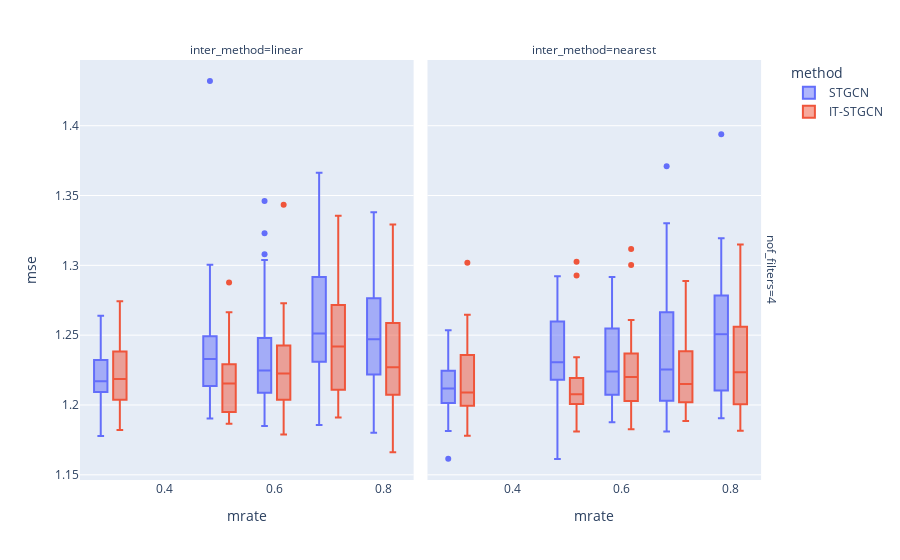

Notebook code cell kept with this figure:
### Markdown cell above
## Random

### Code cell
data.query("method!='GNAR' and mtype =='rand'").plot.box(backend='plotly',x='mrate',color='method',y='mse',facet_col='inter_method',facet_row='nof_filters',height=600)

### Figure 1 — Plotly figure (JSON) as saved in the notebook; plotly's stock layout.template omitted (floating-point values rounded to 4 significant figures; data arrays with more than 128 entries replaced by an {"elided": "..."} marker saying what was removed)
{"data": [{"alignmentgroup": "True", "hovertemplate": "method=STGCN<br>nof_filters=4<br>inter_method=linear<br>mrate=%{x}<br>mse=%{y}<extra></extra>", "legendgroup": "STGCN", "marker": {"color": "#636efa"}, "name": "STGCN", "notched": false, "offsetgroup": "STGCN", "orientation": "v", "showlegend": true, "type": "box", "x": {"elided": "150 float values"}, "x0": " ", "xaxis": "x", "y": {"elided": "150 float values"}, "y0": " ", "yaxis": "y"}, {"alignmentgroup": "True", "hovertemplate": "method=STGCN<br>nof_filters=4<br>inter_method=nearest<br>mrate=%{x}<br>mse=%{y}<extra></extra>", "legendgroup": "STGCN", "marker": {"color": "#636efa"}, "name": "STGCN", "notched": false, "offsetgroup": "STGCN", "orientation": "v", "showlegend": false, "type": "box", "x": {"elided": "150 float values"}, "x0": " ", "xaxis": "x2", "y": {"elided": "150 float values"}, "y0": " ", "yaxis": "y2"}, {"alignmentgroup": "True", "hovertemplate": "method=IT-STGCN<br>nof_filters=4<br>inter_method=linear<br>mrate=%{x}<br>mse=%{y}<extra></extra>", "legendgroup": "IT-STGCN", "marker": {"color": "#EF553B"}, "name": "IT-STGCN", "notched": false, "offsetgroup": "IT-STGCN", "orientation": "v", "showlegend": true, "type": "box", "x": {"elided": "150 float values"}, "x0": " ", "xaxis": "x", "y": {"elided": "150 float values"}, "y0": " ", "yaxis": "y"}, {"alignmentgroup": "True", "hovertemplate": "method=IT-STGCN<br>nof_filters=4<br>inter_method=nearest<br>mrate=%{x}<br>mse=%{y}<extra></extra>", "legendgroup": "IT-STGCN", "marker": {"color": "#EF553B"}, "name": "IT-STGCN", "notched": false, "offsetgroup": "IT-STGCN", "orientation": "v", "showlegend": false, "type": "box", "x": {"elided": "150 float values"}, "x0": " ", "xaxis": "x2", "y": {"elided": "150 float values"}, "y0": " ", "yaxis": "y2"}], "layout": {"annotations": [{"font": {}, "showarrow": false, "text": "inter_method=linear", "x": 0.24, "xanchor": "center", "xref": "paper", "y": 1, "yanchor": "bottom", "yref": "paper"}, {"font": {}, "showarrow": false, "text": "inter_method=nearest", "x": 0.74, "xanchor": "center", "xref": "paper", "y": 1, "yanchor": "bottom", "yref": "paper"}, {"font": {}, "showarrow": false, "text": "nof_filters=4", "textangle": 90, "x": 0.98, "xanchor": "left", "xref": "paper", "y": 0.5, "yanchor": "middle", "yref": "paper"}], "autosize": true, "boxmode": "group", "legend": {"title": {"text": "method"}, "tracegroupgap": 0}, "margin": {"t": 60}, "xaxis": {"anchor": "y", "autorange": true, "domain": [0, 0.48], "range": [0.2475, 0.8525], "title": {"text": "mrate"}, "type": "linear"}, "xaxis2": {"anchor": "y2", "autorange": true, "domain": [0.5, 0.98], "matches": "x", "range": [0.2475, 0.8525], "title": {"text": "mrate"}, "type": "linear"}, "yaxis": {"anchor": "x", "autorange": true, "domain": [0, 1], "range": [1.146, 1.447], "title": {"text": "mse"}, "type": "linear"}, "yaxis2": {"anchor": "x2", "autorange": true, "domain": [0, 1], "matches": "y", "range": [1.146, 1.447], "showticklabels": false, "type": "linear"}}}
